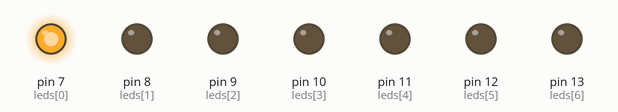
This sketch was run on a simulated Arduino Uno, built with avr-gcc and run on an emulated ATmega328P. Shown: output pins drawn as LEDs (lit = HIGH).

Above: at 0.15 s.
At 1.05 s:
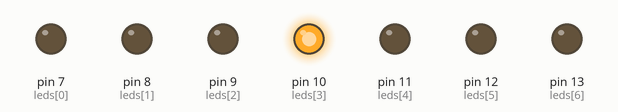
At 2.1 s:
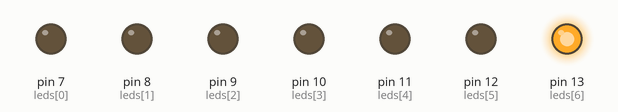
At 3.25 s:
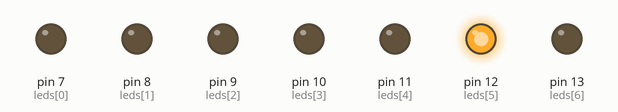
At 4.45 s:
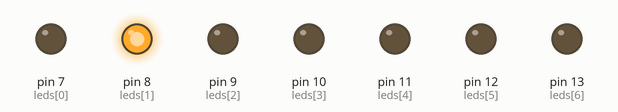
At 6.65 s:
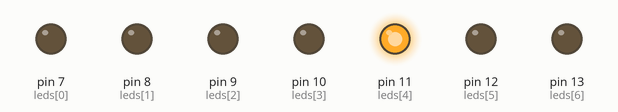
Timing chart, 0 to 7.0 s (numbered marks = the images above):
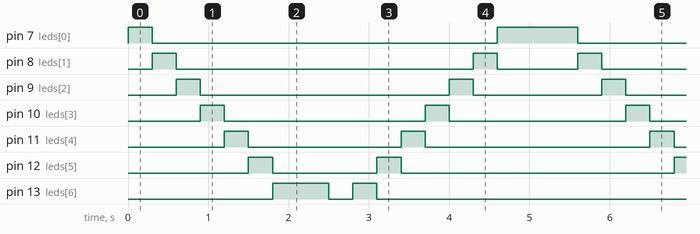

Measured:
- by itself, pin 7 (leds[0]): repeats every 5.3 s: LOW 4.3 s, HIGH 1.0 s
- by itself, pin 8 (leds[1]): repeats every 5.3 s: LOW 3.7 s, HIGH 0.30 s, LOW 1.0 s, HIGH 0.30 s
- by itself, pin 9 (leds[2]): repeats every 5.3 s: LOW 3.1 s, HIGH 0.30 s, LOW 1.6 s, HIGH 0.30 s
- by itself, pin 10 (leds[3]): alternates HIGH for 0.30 s and LOW for 2.4 s
- by itself, pin 11 (leds[4]): repeats every 5.3 s: LOW 1.9 s, HIGH 0.30 s, LOW 2.8 s, HIGH 0.30 s
- by itself, pin 12 (leds[5]): repeats every 5.3 s: LOW 1.3 s, HIGH 0.30 s, LOW 3.4 s, HIGH 0.30 s
- by itself, pin 13 (leds[6]): repeats every 5.3 s: LOW 0.30 s, HIGH 0.30 s, LOW 4.0 s, HIGH 0.70 s

The sketch:

seven-led2.ino
```cpp
const int ledNum = 7;
const int leds[ledNum] = {7, 8, 9, 10, 11, 12, 13};

int ledBits[ledNum];

void setup() {

  for(int i = 0; i < ledNum; i++){
    pinMode(leds[i], OUTPUT);
  }
}

void loop() {

  for(int i = 1; i < 128; i = i * 2){
    pika(i);
    delay(300);
  }
  delay(400);

  for(int i = 128; i > 0; i = i / 2){
    pika(i);
    delay(300);
  }
  delay(400);
}

void pika(int k){
  getBits(k);

  for(int i = 0; i < ledNum; i++){
    if(ledBits[i]){
      digitalWrite(leds[i], HIGH);
    }else{
      digitalWrite(leds[i], LOW);
    }
  }
}

void getBits(int value) {

  for(int bitIndex = 0; bitIndex < ledNum; bitIndex++){
    ledBits[bitIndex] = (value >> bitIndex) & 1;
  }
}
```
